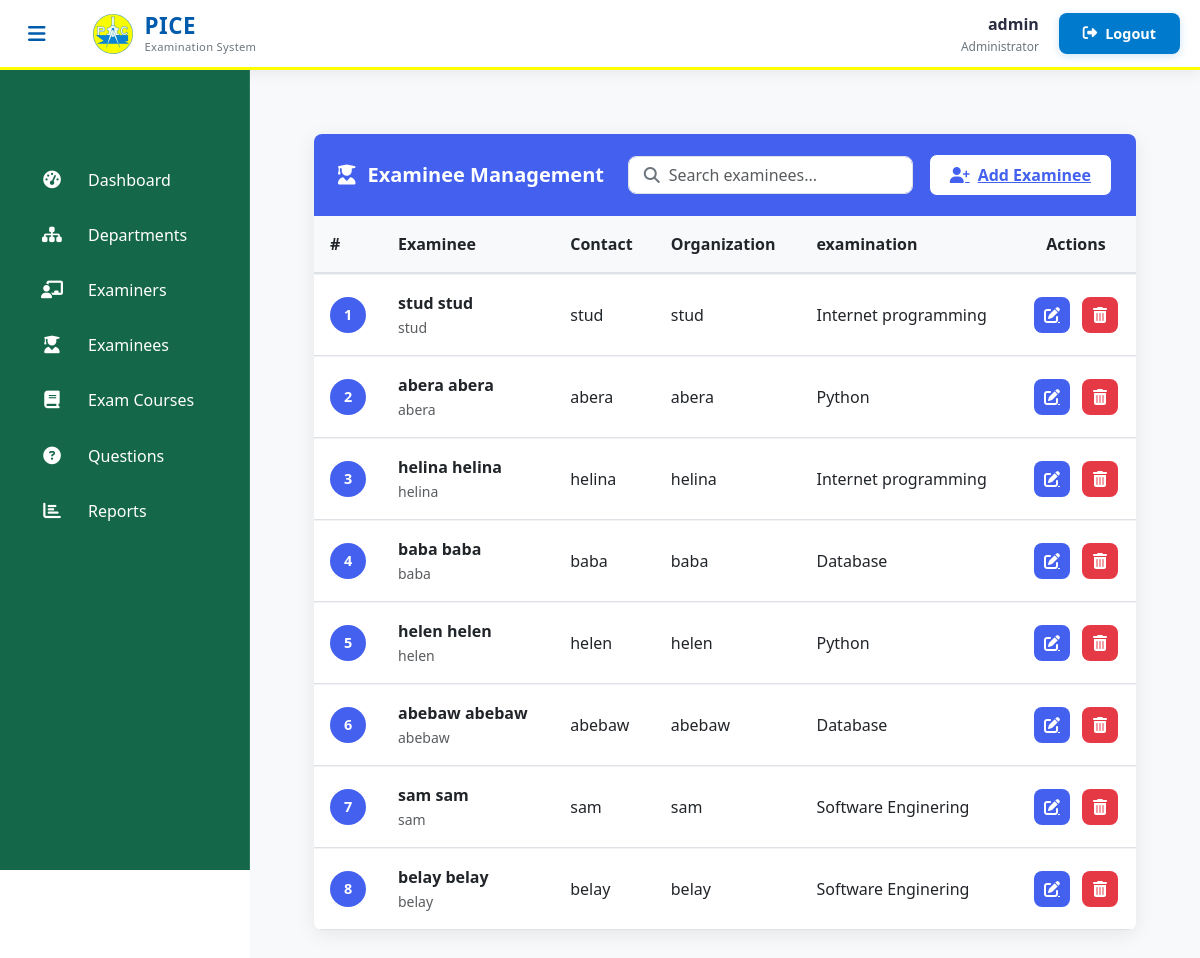
Before: /admin-view-student (signed in) with the older database file.
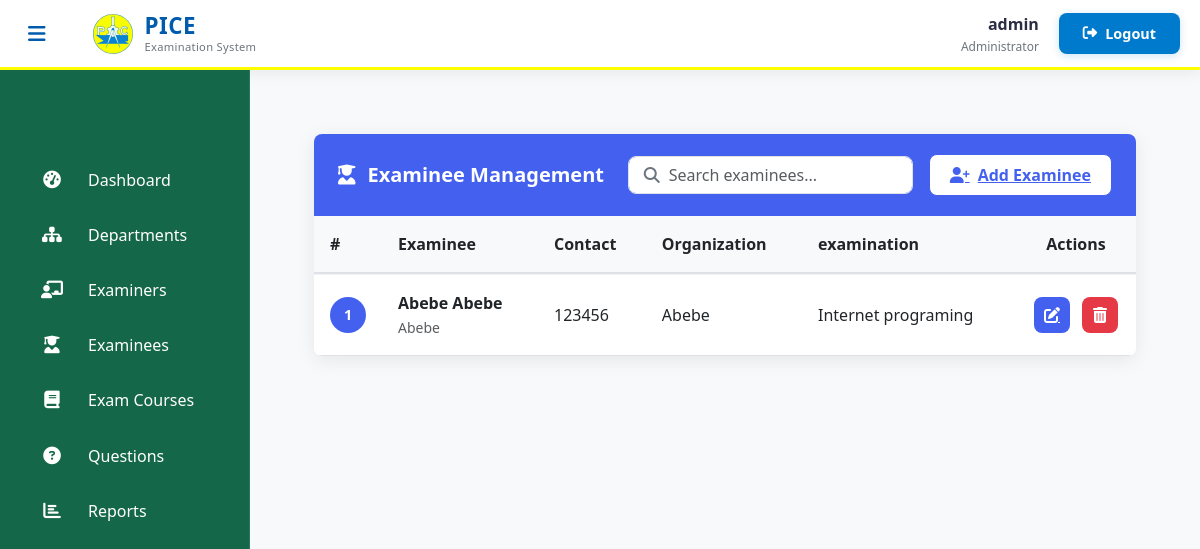
After: the same page with the newer database file.
### student/models.py (models this page shows, shortened)
class Student(models.Model):
    user=models.OneToOneField(User,on_delete=models.CASCADE)
    address = models.CharField(max_length=40)
    mobile = models.CharField(max_length=20,null=False)
    organization = models.CharField(max_length=200, null=False)
    course = models.ForeignKey(
        'exam.Course',
        on_delete=models.SET_NULL,
        null=True
    )
    department = models.ForeignKey(
        'exam.Department',  # Reference to your Department model
        on_delete=models.SET_NULL,
        null=True,
        blank=True,
        related_name='students'
    )
    @property
    def get_name(self):
        return self.user.first_name+" "+self.user.last_name

### exam/models.py (models this page shows, shortened)
class Course(models.Model):
    course_name = models.CharField(max_length=50)
    question_number = models.PositiveIntegerField()
    total_marks = models.PositiveIntegerField(default=100)
    given_time = models.PositiveIntegerField(default=60)
    department = models.ForeignKey(Department, on_delete=models.CASCADE, related_name='course_set')
    def __str__(self):
        return self.course_name

### exam/views.py (the view)
# urls.py: path('admin-view-student', views.admin_view_student_view,name='admin-view-student'),
@login_required(login_url='adminlogin')
def admin_view_student_view(request):
    student_list= SMODEL.Student.objects.all()
    paginator = Paginator(student_list, 10)
    page_number = request.GET.get('page')
    students = paginator.get_page(page_number)
    return render(request,'exam/admin_view_student.html',{'students':students})

### templates/exam/admin_view_student.html (shortened to what this page needs)
{% extends 'exam/adminbase.html' %}
{% block content %}
{% load static %}
<head>
  <link href="https://cdn.jsdelivr.net/npm/bootstrap@5.3.0/dist/css/bootstrap.min.css" rel="stylesheet">
  <link rel="stylesheet" href="https://cdnjs.cloudflare.com/ajax/libs/font-awesome/6.4.0/css/all.min.css">
</head>
<div class="dashboard-container">
  <div class="card">
    <div class="card-header">
      <h5 class="card-title">
        <i class="fas fa-user-graduate"></i> Examinee Management
      </h5>
      <div class="header-actions">
        <div class="search-container">
          <i class="fas fa-search search-icon"></i>
          <input type="text" class="form-control search-input" placeholder="Search examinees...">
        </div>
        <a href="/student/studentsignup" class="add-examinee-btn">
          <i class="fas fa-user-plus"></i> Add Examinee
        </a>
      </div>
    </div>
    <div class="table-responsive">
      <table class="table table-hover align-middle">
        <thead>
          <tr>
            <th style="width: 50px;">#</th>
            <th>Examinee</th>
            <th>Contact</th>
            <th>Organization</th>
            <th>examination</th>
            <th class="text-center" style="width: 120px;">Actions</th>
          </tr>
        </thead>
        <tbody>
          {% if students %}
            {% for student in students %}
              <tr>
                <td>
                  <div class="avatar">
                    {{ forloop.counter0|add:students.start_index }}
                  </div>
                </td>
                <td>
                  <div class="fw-semibold">{{ student.get_name }}</div>
                  <small class="text-muted">{{ student.address|truncatechars:30 }}</small>
                </td>
                <td>
                  <div>{{ student.mobile }}</div>
                </td>
                <td>{{ student.organization|truncatechars:30|default:"-" }}</td>
                <td>{{ student.course|truncatechars:30|default:"-" }}</td>
                <td>
                  <div class="action-btns">
                    <a href="{% url 'update-student' student.id %}" class="btn-action btn-edit" title="Edit">
                      <i class="fas fa-edit"></i>
                    </a>
                    <a href="{% url 'delete-student' student.id %}"
                       class="btn-action btn-delete"
                       title="Delete"
                       onclick="return confirm('Are you sure you want to delete this examinee?');">
                      <i class="fas fa-trash-alt"></i>
                    </a>
                  </div>
                </td>
              </tr>
            {% endfor %}
          {% endif %}
        </tbody>
      </table>
    </div>
  </div>
</div>
{% endblock content %}

Changed rows visible on the page:
removed Student: get_name "stud stud", address "stud", mobile "stud", organization "stud", course "Internet programming"
removed Student: get_name "abera abera", address "abera", mobile "abera", organization "abera", course "Python"
removed Student: get_name "helina helina", address "helina", mobile "helina", organization "helina", course "Internet programming"
removed Student: get_name "baba baba", address "baba", mobile "baba", organization "baba", course "Database"
removed Student: get_name "helen helen", address "helen", mobile "helen", organization "helen", course "Python"
removed Student: get_name "abebaw abebaw", address "abebaw", mobile "abebaw", organization "abebaw", course "Database"
removed Student: get_name "sam sam", address "sam", mobile "sam", organization "sam", course "Software Enginering"
removed Student: get_name "belay belay", address "belay", mobile "belay", organization "belay", course "Software Enginering"
added Student: get_name "Abebe Abebe", address "Abebe", mobile "123456", organization "Abebe", course "Internet programing"
